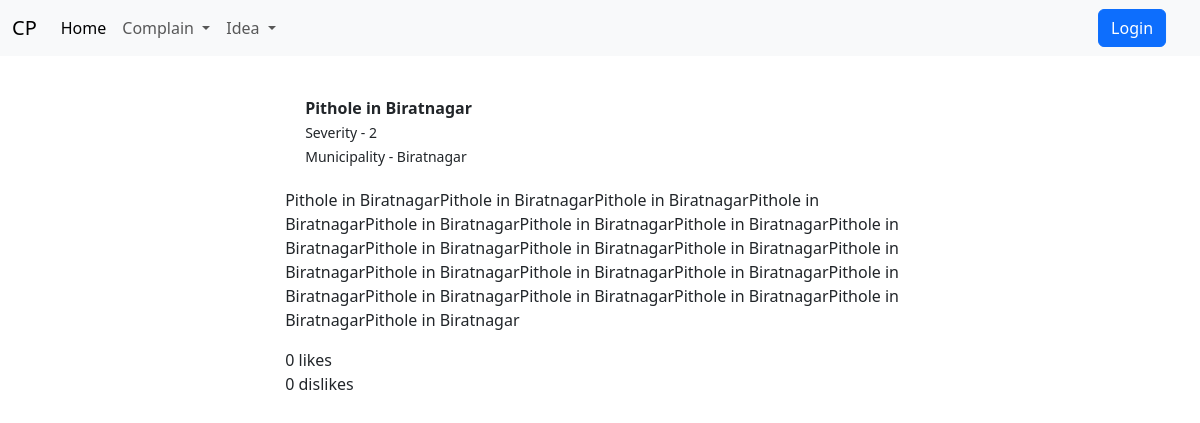
Screenshot of /complain/1 with the database file from the repository.
### home/models.py (models this page shows, shortened)
class complain(models.Model):
    severe = [
        ('0', '0'),
        ('1', '1'),
        ('2','2'),
        ('3', '3'),
        ('4', '4'),
        ('5','5')
    ]
    department = [
        ('road', 'road'),
        ('water', 'water'),
        ('transportation', 'transportation'),
        ('education','education'),
        ('information technology','information technology'),
        ('finance','finance'),
        ('foreign affairs','foreign affairs'),
        ('agriculture','agriculture'),
        ('health','health'),
    ]
    users = models.ForeignKey(User, on_delete=models.CASCADE)
    title = models.CharField(max_length=100)
    description = models.TextField(null=True, blank=True)
    image = models.ImageField(null=True, blank=True)
    municipality = models.CharField(
        choices=municipality, null=False, blank=False, default='Kathmandu', max_length=50)
    severity = models.CharField(
        choices=severe, default=0, null=False, blank=False, max_length=50)
    department = models.CharField(
        choices=department, null=False, blank=False, default='road', max_length=50)
    date = models.DateField(auto_now_add=True)
    upvote = models.ManyToManyField(User,related_name='complain_likes',blank=True)
    downvote = models.ManyToManyField(User,related_name='complain_dislikes',blank=True)
    def total_likes(self):
        return self.upvote.count()
    def total_dislikes(self):
        return self.downvote.count()

### home/views.py (the view)
# urls.py: path('complain/<int:id>',complain_view_each,name='complain_view_each'),
def complain_view_each(request, id):
    complains = complain.objects.get(id=id)
    total_likes = complains.total_likes()
    total_dislikes = complains.total_dislikes()
    dictionary = {
        'complains': complains,
        'likes': total_likes,
        'dislikes': total_dislikes
    }
    return render(request, 'complain_each.html', dictionary)

### home/templates/complain_each.html (shortened to what this page needs)
{% extends 'base.html' %}
{% block content %}
<div class="w3-container" style="margin-right:20%; margin-left:20%; padding:20px">
<div class="w3-container w3-card w3-bar-item w3-text-black  w3-round-xlarge" style="padding:20px">
    <span class="w3-xlarge w3-text-red"><b>{{ complains.title }}</b> </span><br>
    <small>Severity - {{ complains.severity }} <br>  Municipality - {{complains.municipality}}</small>
</div>
<div class="w3-container w3-panel w3-left-align w3-large w3-serif " style="line-height: 24px">
    <p style="line-height: 24px;">{{ complains.description|safe }}
    </p>
</div>
<div class="w3-container likes">
    {% if request.user.is_authenticated %}
    <form method="post" action="{% url 'complain_like' complains.id %}">
        {% csrf_token %}
        <button type="submit" name="post_id" value="{{ complains.id }}" class="w3-round-large "> Like </button>
    </form> &nbsp;&nbsp; {{ likes }}
    <br>
    <form method="post" action="{% url 'complain_dislike' complains.id %}">
        {% csrf_token %}
        <button type="submit" name="post_id" value="{{ complains.id }}" class="w3-round-large "> Dislike
        </button>
    </form> &nbsp;&nbsp;&nbsp; {{ dislikes }}
    {% else %}
    {{ likes }} likes
    <br>
    {{ dislikes }} dislikes
    {% endif %}
</div>
</div>
{% endblock %}

### rows the page displays
complain: title "Pithole in Biratnagar", severity "2", municipality "Biratnagar", description "Pithole in BiratnagarPithole in BiratnagarPithole in BiratnagarPithole in BiratnagarPithole in BiratnagarPithole in BiratnagarPithole in BiratnagarPithole in BiratnagarPithole in BiratnagarPithole in BiratnagarPithole in BiratnagarPithole in BiratnagarPithole in BiratnagarPithole in BiratnagarPithole in BiratnagarPithole in BiratnagarPithole in BiratnagarPithole in BiratnagarPithole in BiratnagarPithole in BiratnagarPithole in Biratnagar"

### other values shown
{{ likes }} "0"
{{ dislikes }} "0"
